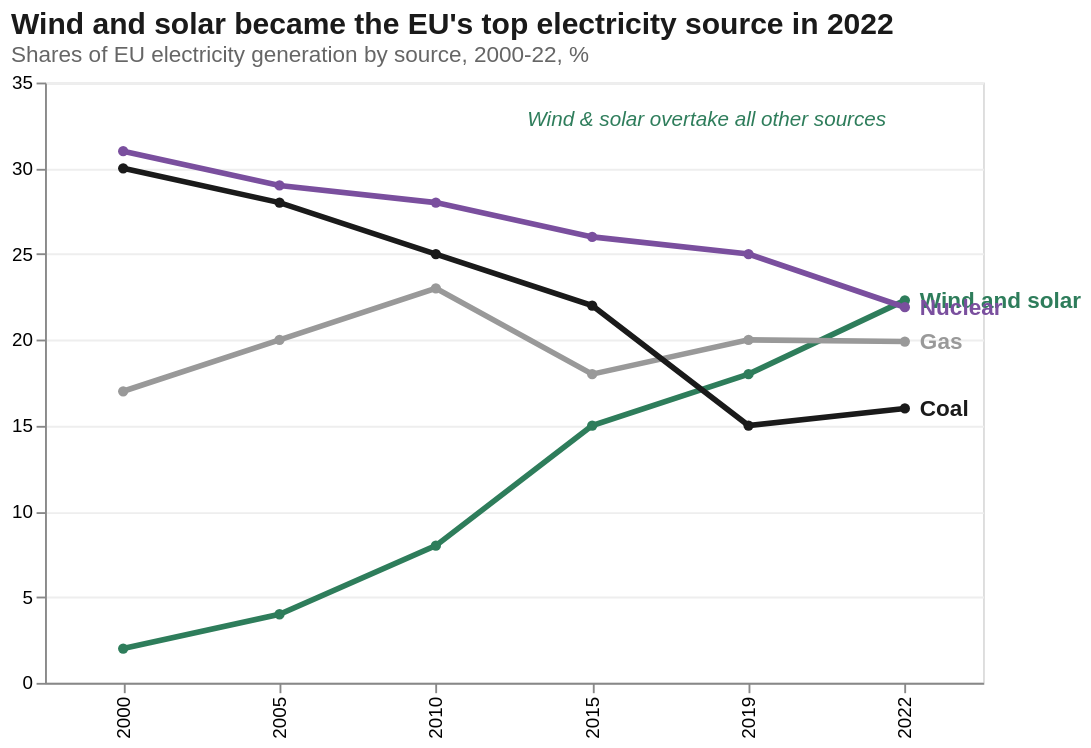

Write a Vega-Lite specification for this figure.
### Vega-Lite specification from a JSON file in a GitHub repository (floating-point values rounded to 4 significant figures)
{"$schema": "https://vega.github.io/schema/vega-lite/v5.json", "title": {"text": "Wind and solar became the EU's top electricity source in 2022", "subtitle": "Shares of EU electricity generation by source, 2000-22, %", "anchor": "start", "fontSize": 16, "subtitleFontSize": 12, "color": "#1a1a1a", "subtitleColor": "#666666"}, "width": 500, "height": 320, "background": "#ffffff", "layer": [{"data": {"values": [{"year": 2000, "source": "Wind and solar", "share": 2}, {"year": 2005, "source": "Wind and solar", "share": 4}, {"year": 2010, "source": "Wind and solar", "share": 8}, {"year": 2015, "source": "Wind and solar", "share": 15}, {"year": 2019, "source": "Wind and solar", "share": 18}, {"year": 2022, "source": "Wind and solar", "share": 22.3}, {"year": 2000, "source": "Gas", "share": 17}, {"year": 2005, "source": "Gas", "share": 20}, {"year": 2010, "source": "Gas", "share": 23}, {"year": 2015, "source": "Gas", "share": 18}, {"year": 2019, "source": "Gas", "share": 20}, {"year": 2022, "source": "Gas", "share": 19.9}, {"year": 2000, "source": "Nuclear", "share": 31}, {"year": 2005, "source": "Nuclear", "share": 29}, {"year": 2010, "source": "Nuclear", "share": 28}, {"year": 2015, "source": "Nuclear", "share": 26}, {"year": 2019, "source": "Nuclear", "share": 25}, {"year": 2022, "source": "Nuclear", "share": 21.9}, {"year": 2000, "source": "Coal", "share": 30}, {"year": 2005, "source": "Coal", "share": 28}, {"year": 2010, "source": "Coal", "share": 25}, {"year": 2015, "source": "Coal", "share": 22}, {"year": 2019, "source": "Coal", "share": 15}, {"year": 2022, "source": "Coal", "share": 16}]}, "mark": {"type": "line", "point": true, "strokeWidth": 3}, "encoding": {"x": {"field": "year", "type": "ordinal", "title": null, "axis": {"grid": false}}, "y": {"field": "share", "type": "quantitative", "title": null, "axis": {"grid": true, "gridColor": "#eeeeee"}}, "color": {"field": "source", "type": "nominal", "scale": {"domain": ["Wind and solar", "Gas", "Nuclear", "Coal"], "range": ["#2e7d5b", "#999999", "#7a4f9e", "#1a1a1a"]}, "legend": null}}}, {"data": {"values": [{"year": 2022, "source": "Wind and solar", "share": 22.3}, {"year": 2022, "source": "Gas", "share": 19.9}, {"year": 2022, "source": "Nuclear", "share": 21.9}, {"year": 2022, "source": "Coal", "share": 16}]}, "mark": {"type": "text", "align": "left", "dx": 8, "fontSize": 12, "fontWeight": "bold"}, "encoding": {"x": {"field": "year", "type": "ordinal"}, "y": {"field": "share", "type": "quantitative"}, "text": {"field": "source"}, "color": {"field": "source", "type": "nominal", "scale": {"domain": ["Wind and solar", "Gas", "Nuclear", "Coal"], "range": ["#2e7d5b", "#999999", "#7a4f9e", "#1a1a1a"]}, "legend": null}}}, {"data": {"values": [{"year": 2022, "label": "Wind & solar overtake all other sources"}]}, "mark": {"type": "text", "align": "right", "dy": -140, "dx": -10, "fontSize": 11, "fontStyle": "italic", "color": "#2e7d5b"}, "encoding": {"x": {"field": "year", "type": "ordinal"}, "text": {"field": "label"}}}], "config": {}}
